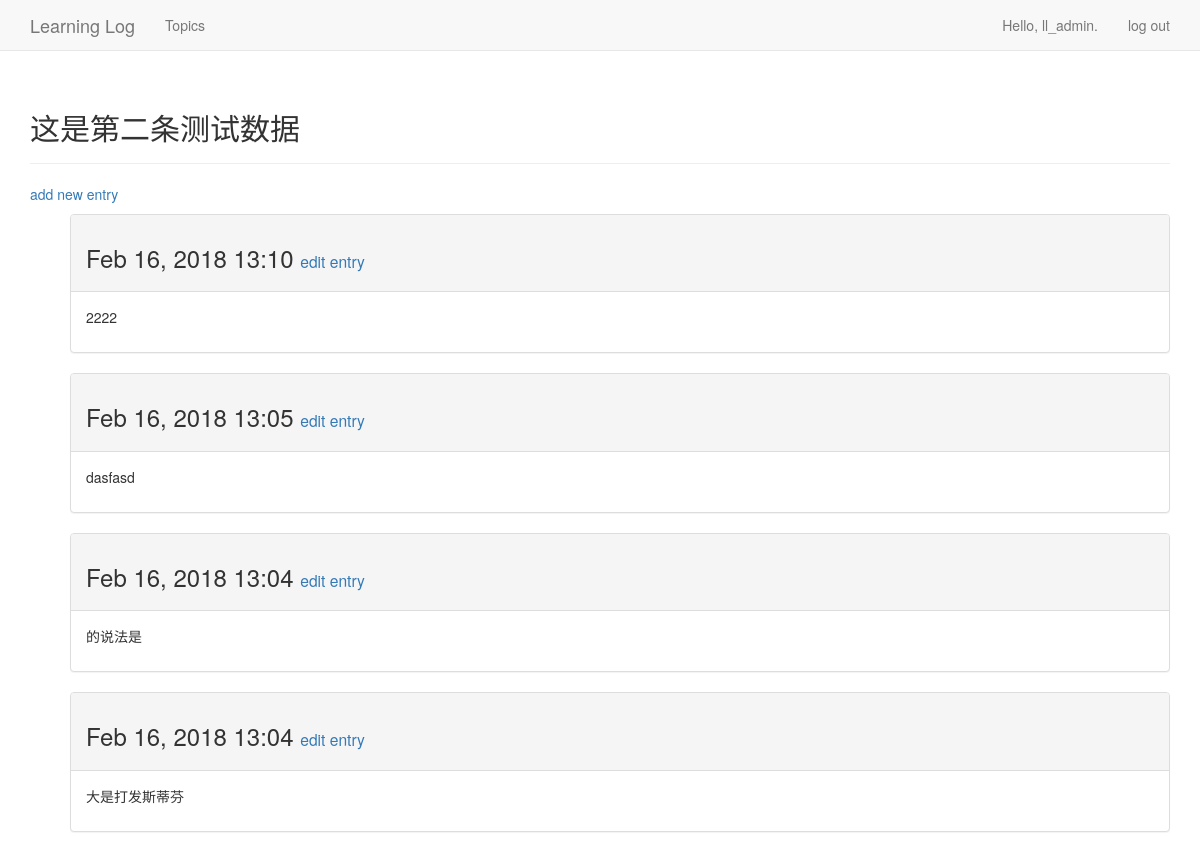
Page /topics/4/ (signed in) on the committed database.
### learning_logs/models.py (models this page shows, shortened)
class Topic(models.Model):
  text = models.CharField(max_length = 200)
  date_added = models.DateTimeField(auto_now_add = True)
  owner = models.ForeignKey(User, on_delete=models.CASCADE)
  def __str__(self):
    return self.text

class Entry(models.Model):
  topic = models.ForeignKey(Topic, on_delete = models.CASCADE)
  text = models.TextField()
  date_added = models.DateTimeField(auto_now_add = True)
  class Meta:
    verbose_name_plural = 'entries'

### learning_logs/views.py (the view)
# urls.py: url(r'^topics/(?P<topic_id>\d+)/$', views.topic, name='topic'),
@login_required
def topic(request, topic_id):
  topic = get_object_or_404(Topic, id=topic_id)
  if topic.owner != request.user:
    raise Http404
  entries = topic.entry_set.order_by('-date_added')
  context = {'topic': topic, 'entries': entries}
  return render(request, 'learning_logs/topic.html', context)

### learning_logs/templates/learning_logs/topic.html
{% extends 'learning_logs/base.html' %}
{% block header %}
  <h2>{{topic}}</h2>
{% endblock header %}
{% block content %}
  <p>
    <a href="{% url 'learning_logs:new_entry' topic.id %}">add new entry</a>
  </p>
  <ul>
    {% for entry in entries %}
      <div class="panel panel-default">
        <div class="panel-heading">
          <h3>
            {{entry.date_added|date:'M d, Y H:i'}}
            <small>
                <a href="{% url 'learning_logs:edit_entry' entry.id %}">edit entry</a>
            </small>
          </h3>
        </div>
        <div class="panel-body">
          {{entry.text|linebreaks}}
        </div>
      </div>
    {% empty %}
      <li>
        There are not entries for this topic yet
      </li>
    {% endfor %}
  </ul>
{% endblock content %}

### learning_logs/templates/learning_logs/base.html (shortened to what this page needs)
{% load bootstrap3 %}
<!DOCTYPE html>
<html lang="en">
<head>
  {% bootstrap_css %} {% bootstrap_javascript %}
</head>
<body>
  <nav class="navbar navbar-default navbar-static-top">
    <div class="container">
      <div class="navbar-header">
        <a class="navbar-brand" href="{% url 'learning_logs:index' %}">Learning Log</a>
      </div>
      <div id="navbar" class="navbar-collapse collapse">
        <ul class="nav navbar-nav">
          <li>
            <a href="{% url 'learning_logs:topics' %}">Topics</a>
          </li>
        </ul>
        <ul class="nav navbar-nav navbar-right">
          {% if user.is_authenticated %}
            <li><a>Hello, {{user.username}}.</a></li>
            <li><a href="{% url 'users:logout' %}">log out</a></li>
          {% else %}
            <li><a href="{% url 'users:register' %}">register</a></li>
            <li><a href="{% url 'users:login' %}">log in</a></li>
          {% endif %}
        </ul>
      </div>
    </div>
  </nav>
  <div class="container">
    <div class="page-header">
      {% block header %}{% endblock header %}
    </div>
    <div>
      {% block content %}{% endblock content %}
    </div>
  </div>
</body>
</html>

### rows in the picture
Topic: text "这是第二条测试数据"
Entry: date_added "Feb 16, 2018 13:10", text "2222"
Entry: date_added "Feb 16, 2018 13:05", text "dasfasd"
Entry: date_added "Feb 16, 2018 13:04", text "的说法是"
Entry: date_added "Feb 16, 2018 13:04", text "大是打发斯蒂芬"

### other values in the picture
{{ user.username }} "ll_admin"
